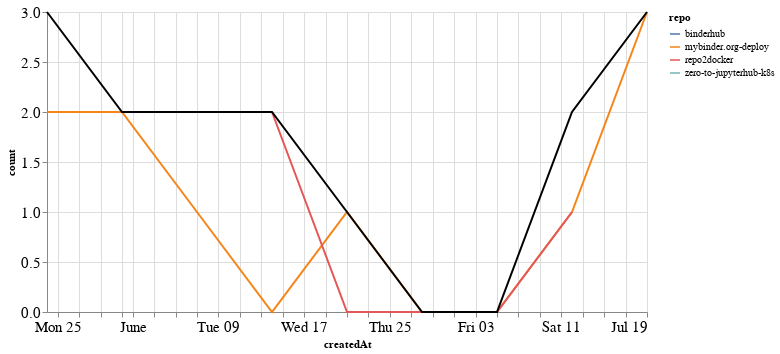

The code cell stored with this chart in its notebook:
### Markdown cell above
## PRs

### Code cell
prs_time = prs.groupby('repo').resample('W', on='createdAt').count()['author'].reset_index()
prs_time = prs_time.rename(columns={'author': 'count'})
prs_time_total = prs_time.groupby('createdAt').agg({"count": "sum"}).reset_index()

ch1 = alt.Chart(prs_time, width=600).mark_line().encode(
    x='createdAt',
    y='count',
    color='repo',
    tooltip="repo"
)

ch2 = alt.Chart(prs_time_total, width=600).mark_line(color="black").encode(
    x='createdAt',
    y='count',
)

ch1 + ch2

### Figure 1 — Vega-Lite specification as saved in the notebook (floating-point values rounded to 4 significant figures)
{"config": {"axisLeft": {"labelFontSize": 15}, "axisBottom": {"labelFontSize": 15}}, "layer": [{"data": {"name": "data-c403408575645996ef10413afdd87778"}, "mark": "line", "encoding": {"color": {"type": "nominal", "field": "repo"}, "tooltip": {"type": "nominal", "field": "repo"}, "x": {"type": "temporal", "field": "createdAt"}, "y": {"type": "quantitative", "field": "count"}}, "width": 600}, {"data": {"name": "data-b0812285e56137b4aa3ce62d983ad682"}, "mark": {"type": "line", "color": "black"}, "encoding": {"x": {"type": "temporal", "field": "createdAt"}, "y": {"type": "quantitative", "field": "count"}}, "width": 600}], "$schema": "https://vega.github.io/schema/vega-lite/v4.8.1.json", "datasets": {"data-c403408575645996ef10413afdd87778": [{"repo": "binderhub", "createdAt": "2020-05-24T00:00:00", "count": 1}, {"repo": "mybinder.org-deploy", "createdAt": "2020-05-24T00:00:00", "count": 2}, {"repo": "mybinder.org-deploy", "createdAt": "2020-05-31T00:00:00", "count": 2}, {"repo": "mybinder.org-deploy", "createdAt": "2020-06-07T00:00:00", "count": 1}, {"repo": "mybinder.org-deploy", "createdAt": "2020-06-14T00:00:00", "count": 0}, {"repo": "mybinder.org-deploy", "createdAt": "2020-06-21T00:00:00", "count": 1}, {"repo": "mybinder.org-deploy", "createdAt": "2020-06-28T00:00:00", "count": 0}, {"repo": "mybinder.org-deploy", "createdAt": "2020-07-05T00:00:00", "count": 0}, {"repo": "mybinder.org-deploy", "createdAt": "2020-07-12T00:00:00", "count": 1}, {"repo": "mybinder.org-deploy", "createdAt": "2020-07-19T00:00:00", "count": 3}, {"repo": "repo2docker", "createdAt": "2020-06-14T00:00:00", "count": 2}, {"repo": "repo2docker", "createdAt": "2020-06-21T00:00:00", "count": 0}, {"repo": "repo2docker", "createdAt": "2020-06-28T00:00:00", "count": 0}, {"repo": "repo2docker", "createdAt": "2020-07-05T00:00:00", "count": 0}, {"repo": "repo2docker", "createdAt": "2020-07-12T00:00:00", "count": 1}, {"repo": "zero-to-jupyterhub-k8s", "createdAt": "2020-06-07T00:00:00", "count": 1}], "data-b0812285e56137b4aa3ce62d983ad682": [{"createdAt": "2020-05-24T00:00:00", "count": 3}, {"createdAt": "2020-05-31T00:00:00", "count": 2}, {"createdAt": "2020-06-07T00:00:00", "count": 2}, {"createdAt": "2020-06-14T00:00:00", "count": 2}, {"createdAt": "2020-06-21T00:00:00", "count": 1}, {"createdAt": "2020-06-28T00:00:00", "count": 0}, {"createdAt": "2020-07-05T00:00:00", "count": 0}, {"createdAt": "2020-07-12T00:00:00", "count": 2}, {"createdAt": "2020-07-19T00:00:00", "count": 3}]}}
